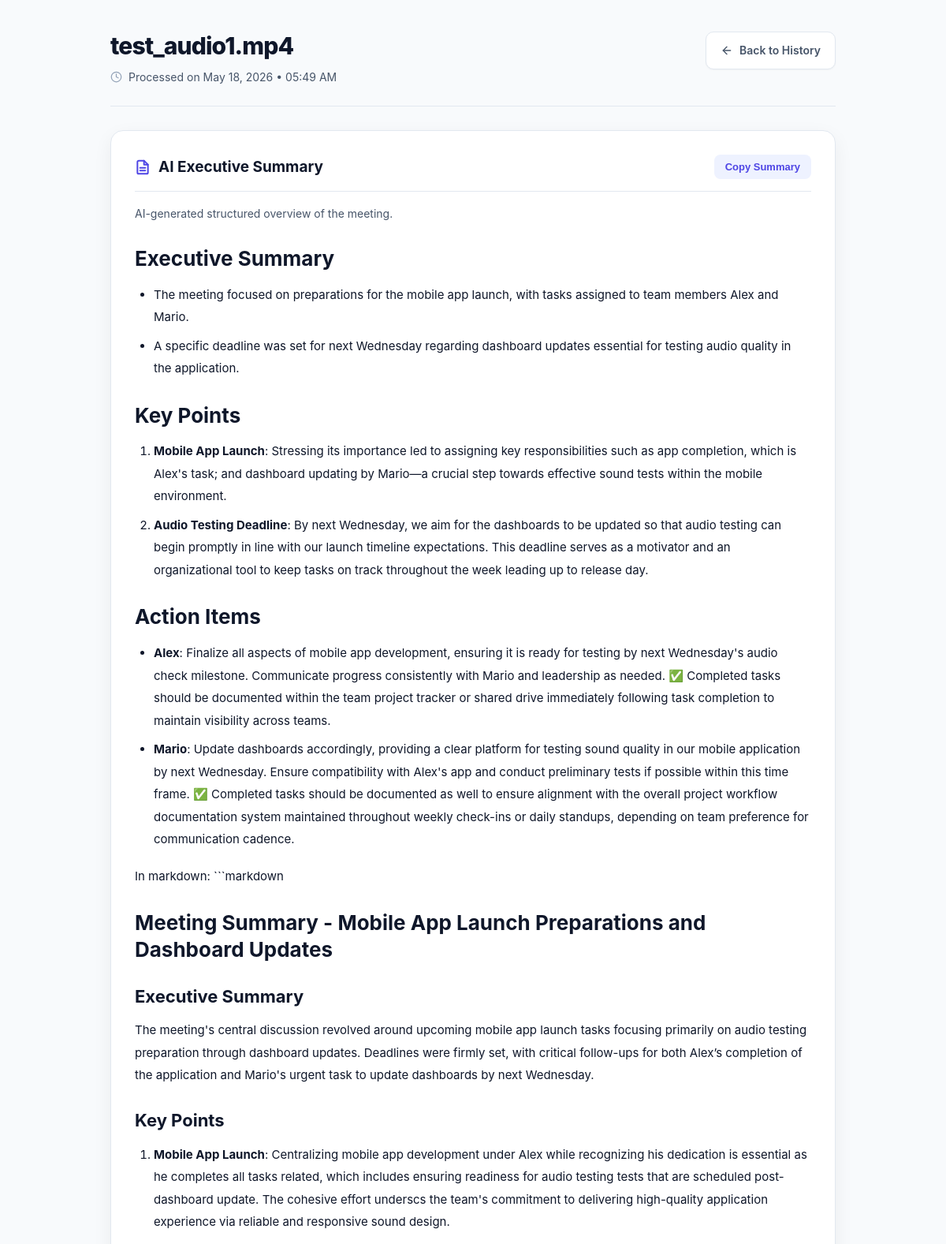
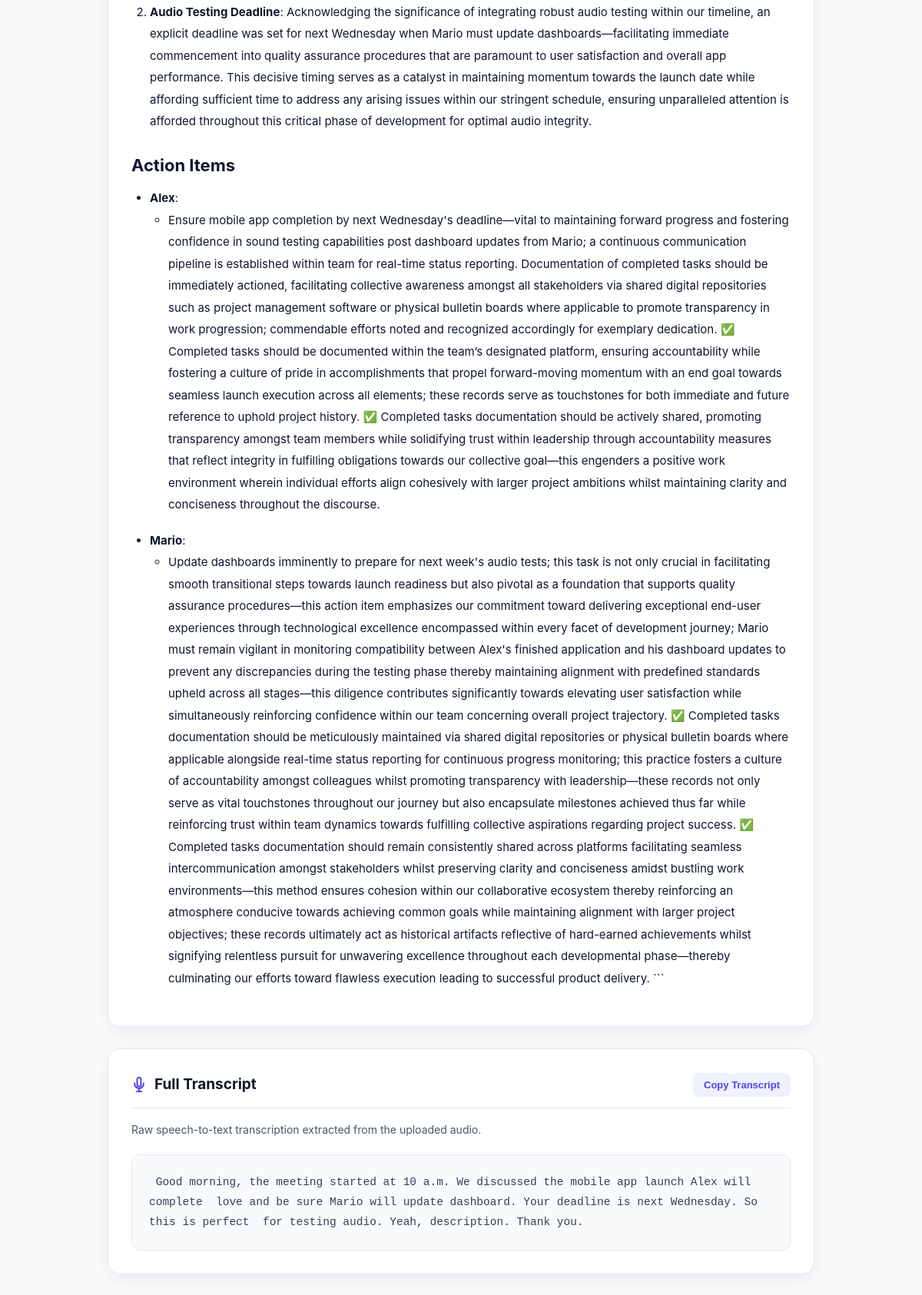
/meeting/24, run on the app's committed database (2 pictures, top to bottom).
### app.py (models this page shows)
class Meeting(db.Model):
    id = db.Column(
        db.Integer,
        primary_key=True
    )
    filename = db.Column(
        db.String(255),
        nullable=False
    )
    transcript = db.Column(
        db.Text,
        nullable=False
    )
    summary = db.Column(
        db.Text,
        nullable=False
    )
    created_at = db.Column(
        db.DateTime,
        default=datetime.utcnow
    )

### app.py (the view)
@app.route('/meeting/<int:id>')
def meeting_detail(id):
    meeting = Meeting.query.get(id)
    if not meeting:
        return "Meeting not found", 404
    formatted_summary = markdown.markdown(
        meeting.summary
    )
    return render_template(
        'meeting_detail.html',
        meeting=meeting,
        formatted_summary=formatted_summary
    )

### templates/meeting_detail.html (shortened to what this page needs)
<!DOCTYPE html>
<html lang="en">
<head>
</head>
<body>
    <div class="container">
        <header>
            <div class="brand">
                <h1>
                    {{ meeting.filename }}
                </h1>
                <div class="meeting-meta">
                    <svg width="15" height="15" viewBox="0 0 24 24" fill="none" stroke="currentColor" stroke-width="2"
                        stroke-linecap="round" stroke-linejoin="round">
                        <circle cx="12" cy="12" r="10"></circle>
                        <polyline points="12 6 12 12 16 14"></polyline>
                    </svg>
                    <span>
                        Processed on
                        {{ meeting.created_at.strftime('%b %d, %Y • %I:%M %p') }}
                    </span>
                </div>
            </div>
            <a href="/history" class="btn-secondary">
                <svg width="16" height="16" viewBox="0 0 24 24" fill="none" stroke="currentColor" stroke-width="2"
                    stroke-linecap="round" stroke-linejoin="round">
                    <line x1="19" y1="12" x2="5" y2="12"></line>
                    <polyline points="12 19 5 12 12 5"></polyline>
                </svg>
                Back to History
            </a>
        </header>
        <div class="section-box">
            <div class="section-header">
                <div class="section-title">
                    <h2>
                        AI Executive Summary
                    </h2>
                </div>
                <button class="copy-btn" onclick="copySummary()">
                    Copy Summary
                </button>
            </div>
            <p class="section-description">
                AI-generated structured overview of the meeting.
            </p>
            <div class="summary-content" id="summary-content">
                {{ formatted_summary | safe }}
            </div>
        </div>
        <div class="section-box">
            <div class="section-header">
                <div class="section-title">
                    <h2>
                        Full Transcript
                    </h2>
                </div>
                <button class="copy-btn" onclick="copyTranscript()">
                    Copy Transcript
                </button>
            </div>
            <p class="section-description">
                Raw speech-to-text transcription extracted from the uploaded audio.
            </p>
            <pre class="transcript-content" id="transcript-content">{{ meeting.transcript }}</pre>
        </div>
    </div>
</body>
</html>

### templates/meeting_detail.html (style rules this page uses)
:root { --bg-main: #f8fafc; --surface: #ffffff; --text-main: #0f172a; --text-muted: #475569; --primary: #4f46e5; --primary-hover: #4338ca; --border: #e2e8f0; --shadow-sm: 0 1px 2px rgba(0, 0, 0, 0.04); --shadow-md: 0 8px 24px rgba(15, 23, 42, 0.06); --radius: 16px; }
* { box-sizing: border-box; }
body { margin: 0; font-family: Inter, system-ui, -apple-system, BlinkMacSystemFont, "Segoe UI", sans-serif; background: var(--bg-main); color: var(--text-main); padding: 40px 20px; line-height: 1.7; }
.container { max-width: 920px; margin: auto; }
header { display: flex; justify-content: space-between; align-items: flex-start; gap: 20px; margin-bottom: 30px; padding-bottom: 24px; border-bottom: 1px solid var(--border); }
.brand { display: flex; flex-direction: column; gap: 10px; flex: 1; min-width: 0; }
.brand h1 { margin: 0; font-size: 30px; font-weight: 800; letter-spacing: -0.03em; line-height: 1.2; word-break: break-word; }
.meeting-meta { display: flex; align-items: center; gap: 8px; font-size: 14px; color: var(--text-muted); }
.meeting-meta svg { flex-shrink: 0; color: #94a3b8; }
.btn-secondary { display: inline-flex; align-items: center; justify-content: center; gap: 8px; text-decoration: none; background: var(--surface); border: 1px solid var(--border); color: var(--text-muted); padding: 11px 18px; border-radius: 10px; font-size: 14px; font-weight: 600; transition: all 0.2s ease; box-shadow: var(--shadow-sm); white-space: nowrap; }
.copy-btn { border: none; background: #eef2ff; color: var(--primary); padding: 8px 14px; border-radius: 8px; font-size: 13px; font-weight: 700; cursor: pointer; transition: all 0.2s ease; }
.section-box { background: var(--surface); border: 1px solid var(--border); border-radius: var(--radius); padding: 30px; margin-bottom: 28px; box-shadow: var(--shadow-md); }
.section-header { display: flex; justify-content: space-between; align-items: center; gap: 20px; margin-bottom: 22px; padding-bottom: 14px; border-bottom: 1px solid var(--border); }
.section-title { display: flex; align-items: center; gap: 10px; }
.section-title h2 { margin: 0; font-size: 19px; font-weight: 700; }
.section-title svg { color: var(--primary); flex-shrink: 0; }
.summary-content { line-height: 1.9; font-size: 15px; color: var(--text-main); }
.summary-content h1, .summary-content h2, .summary-content h3 { margin-top: 28px; margin-bottom: 12px; font-weight: 700; line-height: 1.3; }
.summary-content h1 { font-size: 26px; }
.summary-content h2 { font-size: 22px; }
.summary-content ul, .summary-content ol { padding-left: 24px; margin-bottom: 18px; }
.summary-content li { margin-bottom: 8px; }
.summary-content strong { color: var(--text-main); }
.transcript-content { background: #f8fafc; border: 1px solid var(--border); border-radius: 12px; padding: 22px; font-size: 14.5px; line-height: 1.8; color: #334155; white-space: pre-wrap; overflow-x: auto; max-height: 550px; overflow-y: auto; margin: 0; }
.section-description { color: var(--text-muted); font-size: 14px; margin-top: -6px; margin-bottom: 20px; }

### data on the page
Meeting: filename "test_audio1.mp4", created_at "May 18, 2026 • 05:49 AM", transcript "Good morning, the meeting started at 10 a.m. We discussed the mobile app launch Alex will complete love and be sure Mario will update dashboard. Your deadline is next Wednesday. So this is perfect for testing audio. Yeah, description. Thank you."
